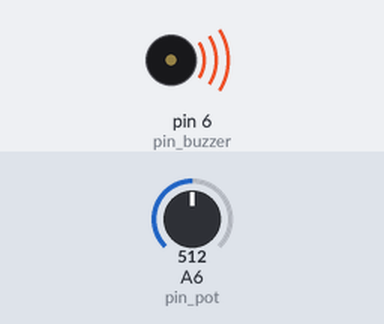
A sketch run on a simulated Arduino Nano, built with avr-gcc and run on an emulated ATmega328P. Shown: buzzer (waves = sounding). The test bench sets the inputs (shaded band); at power-on: A6 (pin_pot) = 512.

Above: at 0.1 s.
Timing chart, 0 to 1.6 s (numbered marks = the images above):
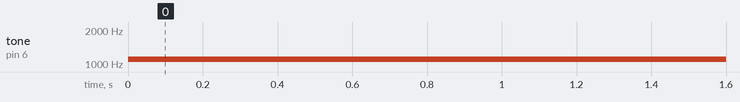

Measured:
- by itself, tone on pin 6 (pin_buzzer): silent → 1100 Hz at 0.00 s

The sketch:

unit-018-make-simple-musical-buzzer-with-potentiometer.ino
```cpp
// Pins
const char pin_pot    = A6; // Potentiometer
const char pin_buzzer = 6;  // Buzzer

// Variables
int pot_value = 0;   // 0–1023
int tone_freq = 0;   // Frequency in Hz

void setup() {
  pinMode(pin_buzzer, OUTPUT);
}

void loop() {
  // 1) Read potentiometer
  pot_value = analogRead(pin_pot);

  // 2) Map pot value to frequency (200–2000 Hz)
  tone_freq = map(pot_value, 0, 1023, 200, 2000);

  // 3) Play the tone
  tone(pin_buzzer, tone_freq);

  delay(20); // small delay for stability
}
```
